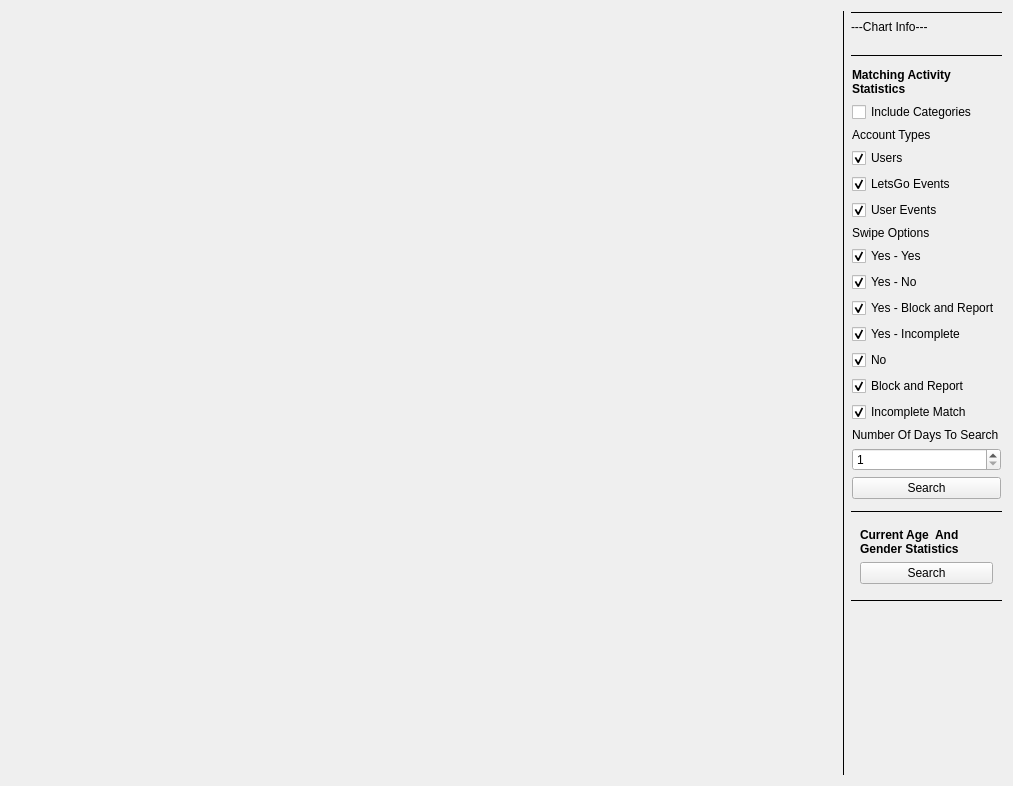
<?xml version="1.0" encoding="UTF-8"?>
<ui version="4.0">
 <class>StatisticsWindow</class>
 <widget class="QWidget" name="StatisticsWindow">
  <property name="geometry">
   <rect>
    <x>0</x>
    <y>0</y>
    <width>1013</width>
    <height>786</height>
   </rect>
  </property>
  <property name="windowTitle">
   <string>Statistics Window</string>
  </property>
  <layout class="QHBoxLayout" name="horizontalLayout_2">
   <item>
    <layout class="QHBoxLayout" name="horizontalLayout">
     <item>
      <layout class="QVBoxLayout" name="statisticsChartVerticalLayout" stretch="0">
       <property name="sizeConstraint">
        <enum>QLayout::SetMaximumSize</enum>
       </property>
       <item>
        <widget class="QWidget" name="chartPlaceholderWidget" native="true">
         <property name="sizePolicy">
          <sizepolicy hsizetype="Expanding" vsizetype="Expanding">
           <horstretch>0</horstretch>
           <verstretch>0</verstretch>
          </sizepolicy>
         </property>
        </widget>
       </item>
      </layout>
     </item>
     <item>
      <widget class="Line" name="statisticsSeparatorBeginHorizontalLine">
       <property name="sizePolicy">
        <sizepolicy hsizetype="Minimum" vsizetype="Expanding">
         <horstretch>0</horstretch>
         <verstretch>0</verstretch>
        </sizepolicy>
       </property>
       <property name="frameShadow">
        <enum>QFrame::Plain</enum>
       </property>
       <property name="lineWidth">
        <number>1</number>
       </property>
       <property name="orientation">
        <enum>Qt::Vertical</enum>
       </property>
      </widget>
     </item>
     <item>
      <layout class="QVBoxLayout" name="statisticsWindowStatisticsVerticalLayout">
       <item>
        <widget class="Line" name="activityStatisticsSeparatorBeginVerticalLine">
         <property name="sizePolicy">
          <sizepolicy hsizetype="Minimum" vsizetype="Fixed">
           <horstretch>0</horstretch>
           <verstretch>0</verstretch>
          </sizepolicy>
         </property>
         <property name="frameShadow">
          <enum>QFrame::Plain</enum>
         </property>
         <property name="lineWidth">
          <number>1</number>
         </property>
         <property name="orientation">
          <enum>Qt::Horizontal</enum>
         </property>
        </widget>
       </item>
       <item>
        <widget class="QLabel" name="displayChartInfoLabel">
         <property name="sizePolicy">
          <sizepolicy hsizetype="Minimum" vsizetype="Fixed">
           <horstretch>0</horstretch>
           <verstretch>0</verstretch>
          </sizepolicy>
         </property>
         <property name="text">
          <string>---Chart Info---
</string>
         </property>
         <property name="wordWrap">
          <bool>false</bool>
         </property>
        </widget>
       </item>
       <item>
        <widget class="Line" name="displayChartInfoSeparatorBeginVerticalLine">
         <property name="frameShadow">
          <enum>QFrame::Plain</enum>
         </property>
         <property name="orientation">
          <enum>Qt::Horizontal</enum>
         </property>
        </widget>
       </item>
       <item>
        <widget class="QWidget" name="getActivityStatisticsVerticalWidget" native="true">
         <layout class="QVBoxLayout" name="getActivityStatisticsVerticalLayout">
          <property name="sizeConstraint">
           <enum>QLayout::SetFixedSize</enum>
          </property>
          <property name="leftMargin">
           <number>1</number>
          </property>
          <property name="topMargin">
           <number>5</number>
          </property>
          <property name="rightMargin">
           <number>1</number>
          </property>
          <property name="bottomMargin">
           <number>5</number>
          </property>
          <item>
           <widget class="QLabel" name="activityStatisticsTitleLabel">
            <property name="sizePolicy">
             <sizepolicy hsizetype="Preferred" vsizetype="Fixed">
              <horstretch>0</horstretch>
              <verstretch>0</verstretch>
             </sizepolicy>
            </property>
            <property name="styleSheet">
             <string notr="true">font: 12pt &quot;Ubuntu Condensed&quot;;
font-weight: bold;</string>
            </property>
            <property name="text">
             <string>Matching Activity Statistics</string>
            </property>
            <property name="wordWrap">
             <bool>true</bool>
            </property>
           </widget>
          </item>
          <item>
           <widget class="QCheckBox" name="includeCategoriesCheckBox">
            <property name="text">
             <string>Include Categories</string>
            </property>
           </widget>
          </item>
          <item>
           <widget class="QLabel" name="accountTypesTitleLabel">
            <property name="text">
             <string>Account Types</string>
            </property>
           </widget>
          </item>
          <item>
           <widget class="QCheckBox" name="usersCheckBox">
            <property name="text">
             <string>Users</string>
            </property>
            <property name="checked">
             <bool>true</bool>
            </property>
           </widget>
          </item>
          <item>
           <widget class="QCheckBox" name="letsGoEventsCheckBox">
            <property name="text">
             <string>LetsGo Events</string>
            </property>
            <property name="checked">
             <bool>true</bool>
            </property>
           </widget>
          </item>
          <item>
           <widget class="QCheckBox" name="userEventsCheckBox">
            <property name="text">
             <string>User Events</string>
            </property>
            <property name="checked">
             <bool>true</bool>
            </property>
           </widget>
          </item>
          <item>
           <widget class="QLabel" name="swipeOptionsTitleLabel">
            <property name="text">
             <string>Swipe Options</string>
            </property>
           </widget>
          </item>
          <item>
           <widget class="QCheckBox" name="swipedYesYesCheckBox">
            <property name="text">
             <string>Yes - Yes</string>
            </property>
            <property name="checked">
             <bool>true</bool>
            </property>
           </widget>
          </item>
          <item>
           <widget class="QCheckBox" name="swipedYesNoCheckBox">
            <property name="text">
             <string>Yes - No</string>
            </property>
            <property name="checked">
             <bool>true</bool>
            </property>
           </widget>
          </item>
          <item>
           <widget class="QCheckBox" name="swipedYesBlockAndReportCheckBox">
            <property name="text">
             <string>Yes - Block and Report</string>
            </property>
            <property name="checked">
             <bool>true</bool>
            </property>
           </widget>
          </item>
          <item>
           <widget class="QCheckBox" name="swipedYesIncompleteCheckBox">
            <property name="text">
             <string>Yes - Incomplete</string>
            </property>
            <property name="checked">
             <bool>true</bool>
            </property>
           </widget>
          </item>
          <item>
           <widget class="QCheckBox" name="swipedNoCheckBox">
            <property name="text">
             <string>No</string>
            </property>
            <property name="checked">
             <bool>true</bool>
            </property>
           </widget>
          </item>
          <item>
           <widget class="QCheckBox" name="swipedBlockAndReportCheckBox">
            <property name="text">
             <string>Block and Report</string>
            </property>
            <property name="checked">
             <bool>true</bool>
            </property>
           </widget>
          </item>
          <item>
           <widget class="QCheckBox" name="swipedIncompleteCheckBox">
            <property name="text">
             <string>Incomplete Match</string>
            </property>
            <property name="checked">
             <bool>true</bool>
            </property>
           </widget>
          </item>
          <item>
           <widget class="QLabel" name="numberOfDaysToSearchActivityStatisticsTitleLabel">
            <property name="sizePolicy">
             <sizepolicy hsizetype="Preferred" vsizetype="Fixed">
              <horstretch>0</horstretch>
              <verstretch>0</verstretch>
             </sizepolicy>
            </property>
            <property name="text">
             <string>Number Of Days To Search</string>
            </property>
            <property name="wordWrap">
             <bool>true</bool>
            </property>
           </widget>
          </item>
          <item>
           <widget class="QSpinBox" name="numberOfDaysToSearchActivityStatisticsSpinBox">
            <property name="minimum">
             <number>1</number>
            </property>
            <property name="maximum">
             <number>365</number>
            </property>
           </widget>
          </item>
          <item>
           <widget class="QPushButton" name="getActivityStatisticsButton">
            <property name="sizePolicy">
             <sizepolicy hsizetype="Minimum" vsizetype="Fixed">
              <horstretch>0</horstretch>
              <verstretch>0</verstretch>
             </sizepolicy>
            </property>
            <property name="text">
             <string>Search</string>
            </property>
           </widget>
          </item>
         </layout>
        </widget>
       </item>
       <item>
        <widget class="Line" name="ageandGenderStatisticsSeparatorBeginVerticalLine">
         <property name="sizePolicy">
          <sizepolicy hsizetype="Minimum" vsizetype="Fixed">
           <horstretch>0</horstretch>
           <verstretch>0</verstretch>
          </sizepolicy>
         </property>
         <property name="frameShadow">
          <enum>QFrame::Plain</enum>
         </property>
         <property name="lineWidth">
          <number>1</number>
         </property>
         <property name="orientation">
          <enum>Qt::Horizontal</enum>
         </property>
        </widget>
       </item>
       <item>
        <widget class="QWidget" name="getAgeStatisticsVerticalWidget" native="true">
         <layout class="QVBoxLayout" name="getAgeStatisticsVerticalLayout">
          <item>
           <widget class="QLabel" name="ageAndGenderStatisticsTitleLabel">
            <property name="styleSheet">
             <string notr="true">font: 12pt &quot;Ubuntu Condensed&quot;;
font-weight: bold;</string>
            </property>
            <property name="text">
             <string>Current Age  And Gender Statistics</string>
            </property>
            <property name="wordWrap">
             <bool>true</bool>
            </property>
           </widget>
          </item>
          <item>
           <widget class="QPushButton" name="ageAndGenderStatisticsSearchButton">
            <property name="text">
             <string>Search</string>
            </property>
           </widget>
          </item>
         </layout>
        </widget>
       </item>
       <item>
        <widget class="Line" name="statisticsSeparatorEndVerticalLine">
         <property name="frameShadow">
          <enum>QFrame::Plain</enum>
         </property>
         <property name="lineWidth">
          <number>1</number>
         </property>
         <property name="orientation">
          <enum>Qt::Horizontal</enum>
         </property>
        </widget>
       </item>
       <item>
        <spacer name="activityStatisticsSeparatorVerticalSpacer">
         <property name="orientation">
          <enum>Qt::Vertical</enum>
         </property>
         <property name="sizeHint" stdset="0">
          <size>
           <width>20</width>
           <height>40</height>
          </size>
         </property>
        </spacer>
       </item>
      </layout>
     </item>
    </layout>
   </item>
  </layout>
 </widget>
 <resources/>
 <connections/>
</ui>
